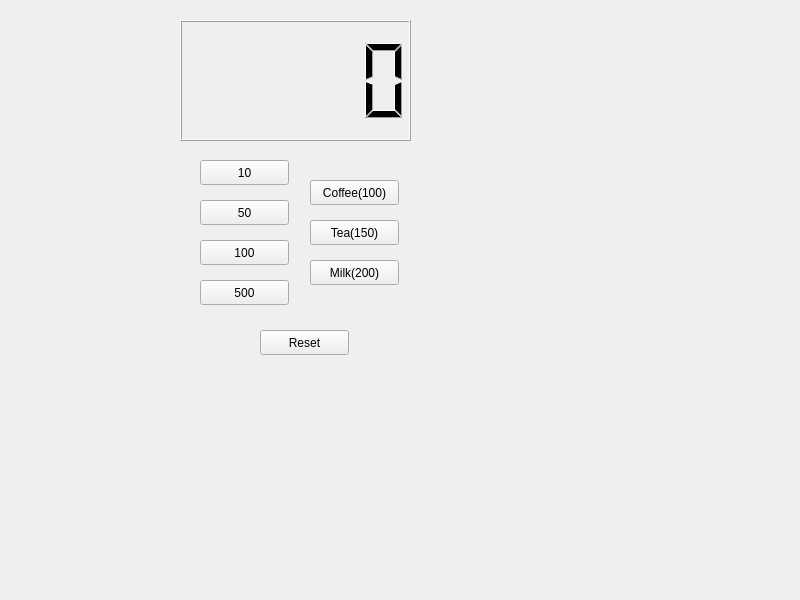
<?xml version="1.0" encoding="UTF-8"?>
<ui version="4.0">
 <class>Widget</class>
 <widget class="QWidget" name="Widget">
  <property name="geometry">
   <rect>
    <x>0</x>
    <y>0</y>
    <width>800</width>
    <height>600</height>
   </rect>
  </property>
  <property name="windowTitle">
   <string>Widget</string>
  </property>
  <widget class="QLCDNumber" name="lcdNumber">
   <property name="geometry">
    <rect>
     <x>180</x>
     <y>20</y>
     <width>231</width>
     <height>121</height>
    </rect>
   </property>
  </widget>
  <widget class="QPushButton" name="pb10">
   <property name="geometry">
    <rect>
     <x>200</x>
     <y>160</y>
     <width>89</width>
     <height>25</height>
    </rect>
   </property>
   <property name="text">
    <string>10</string>
   </property>
  </widget>
  <widget class="QPushButton" name="pb100">
   <property name="geometry">
    <rect>
     <x>200</x>
     <y>240</y>
     <width>89</width>
     <height>25</height>
    </rect>
   </property>
   <property name="text">
    <string>100</string>
   </property>
  </widget>
  <widget class="QPushButton" name="pb500">
   <property name="geometry">
    <rect>
     <x>200</x>
     <y>280</y>
     <width>89</width>
     <height>25</height>
    </rect>
   </property>
   <property name="text">
    <string>500</string>
   </property>
  </widget>
  <widget class="QPushButton" name="pb50">
   <property name="geometry">
    <rect>
     <x>200</x>
     <y>200</y>
     <width>89</width>
     <height>25</height>
    </rect>
   </property>
   <property name="text">
    <string>50</string>
   </property>
  </widget>
  <widget class="QPushButton" name="pbCoffee">
   <property name="geometry">
    <rect>
     <x>310</x>
     <y>180</y>
     <width>89</width>
     <height>25</height>
    </rect>
   </property>
   <property name="text">
    <string>Coffee(100)</string>
   </property>
  </widget>
  <widget class="QPushButton" name="pbMilk">
   <property name="geometry">
    <rect>
     <x>310</x>
     <y>260</y>
     <width>89</width>
     <height>25</height>
    </rect>
   </property>
   <property name="text">
    <string>Milk(200)</string>
   </property>
  </widget>
  <widget class="QPushButton" name="pbTea">
   <property name="geometry">
    <rect>
     <x>310</x>
     <y>220</y>
     <width>89</width>
     <height>25</height>
    </rect>
   </property>
   <property name="text">
    <string>Tea(150)</string>
   </property>
  </widget>
  <widget class="QPushButton" name="pbreset">
   <property name="geometry">
    <rect>
     <x>260</x>
     <y>330</y>
     <width>89</width>
     <height>25</height>
    </rect>
   </property>
   <property name="text">
    <string>Reset</string>
   </property>
  </widget>
 </widget>
 <resources/>
 <connections/>
</ui>
